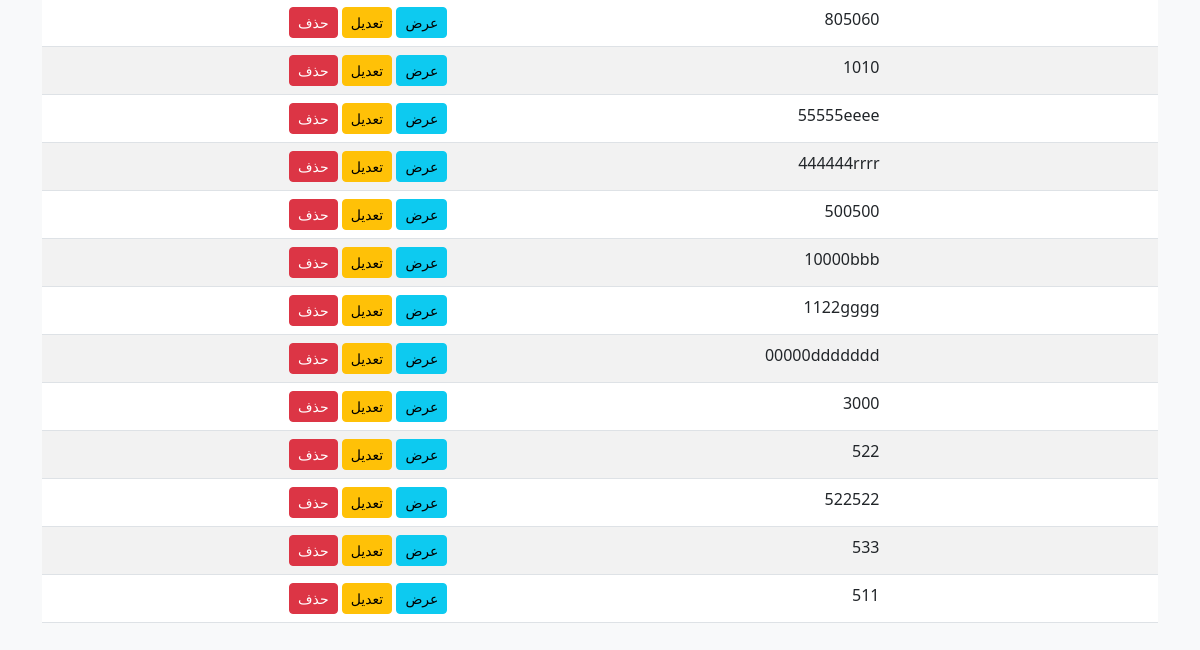
The app's page /invoice/barcode/ (lower part), older data.
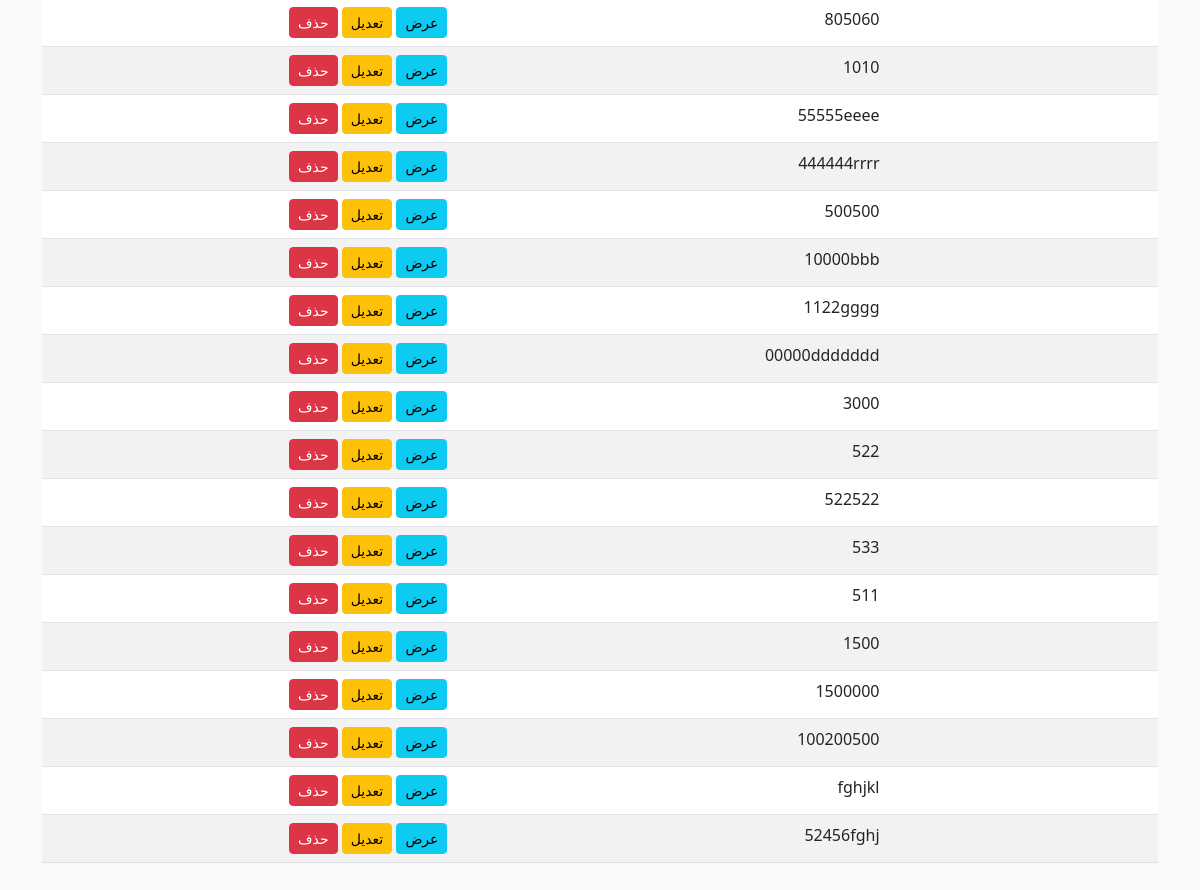
The same page, newer data.
### invoice/models.py (models this page shows, shortened)
class Barcode(models.Model):
    barcode_in = models.CharField(max_length=255,  verbose_name=_("الباركود الداخل"))
    barcode_out = models.CharField(max_length=255,  blank=True, null=True, verbose_name=_("الباركود الخارج"))
    suffix = models.CharField(max_length=10, blank=True, null=True, verbose_name=_("اللاحقة"))
    notes = models.TextField(blank=True, verbose_name=_("ملاحظات"))
    uniqueId = models.CharField(max_length=100, unique=True, blank=True, null=True, verbose_name=_("الرقم المسلسل"))
    slug = models.SlugField(max_length=225, unique=True, blank=True, null=True)
    date_created = models.DateTimeField(auto_now_add=True, verbose_name=_("تاريخ الإنشاء"))
    last_updated = models.DateTimeField(auto_now=True, verbose_name=_("آخر تحديث"))
    class Meta:
        verbose_name = _('باركود')
        verbose_name_plural = _('الباركودات')

### invoice/views.py (the view)
# urls.py: path('barcode/', barcodeListView.as_view(), name='barcode_list'),
class barcodeListView(ListView):
    model = Barcode
    template_name = 'barcode/barcode_list.html'
    context_object_name = 'barcode'

### templates/barcode/barcode_list.html (shortened to what this page needs)
{% extends 'base.html' %}
{% block content %}
<div class="container mt-5">
    <table class="table table-striped">
        <tbody>
            {% for barcode in barcode %}
                <tr>
                    <td>{{ barcode.barcode_in }}</td>
                    <td>{{ barcode.barcode_out }}</td>
                    <td>{{ barcode.notes }}</td>
                    <td>
                        <a href="{% url 'barcode_detail' barcode.pk %}" class="btn btn-info btn-sm">عرض</a>
                        <a href="{% url 'barcode_update' barcode.pk %}" class="btn btn-warning btn-sm">تعديل</a>
                        <a href="{% url 'barcode_delete' barcode.pk %}" class="btn btn-danger btn-sm">حذف</a>
                    </td>
                </tr>
            {% endfor %}
        </tbody>
    </table>
</div>
{% endblock %}

Row changes from the older to the newer data that the page shows:
added Barcode: barcode_out "1500"
added Barcode: barcode_out "1500000"
added Barcode: barcode_out "100200500"
added Barcode: barcode_out "fghjkl"
added Barcode: barcode_out "52456fghj"
